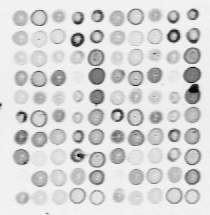
%> input picture code/cells-2_n.tif, 210 x 215 px
$ octave --eval "hw1_2a('cells-2_n.tif');"   (GNU Octave 9; MATLAB toolbox functions it lacks are replaced by stand-ins)
%> lines starting %> are read from the running program, lines starting %| are printed output that depends on the picture
### code/myhist.m
function histarray = myhist(image)
    %get dimension of the image
    [M,N] = size(image);

    % ---- create histogram -----
    histarray = zeros(1,256); %intialize hist indexes=0
    for i=1:M
        for j=1:N
            histarray(image(i,j)+1) = histarray(image(i,j)+1)+1;
        end
    end
end

### code/myhisteq.m
function eqimage=myhisteq(image)

    %check if not grayscale
    if(size(image, 3) ~= 1)
       %convert to grayscale
       image=rgb2gray(image);
    end

    %get dimension of the image
    [M,N] = size(image);

    % Caluculate the size of image
    totalpixel = M*N;
    maxintensity = 255;

    % ---- create histogram -----

   histarray = myhist(image);


[c,histsize] = size(histarray);
pk = zeros(1,histsize);

for i=1:histsize
    pk(1,i) = histarray(1,i)/totalpixel;
end

Pk = zeros(1,histsize);
Pk(1,1) = pk(1,1);
for i=2:histsize
    Pk(1,i) = pk(1,i) + Pk(1,i-1);
end


eqimage = zeros(M,N);
   for i=1:M
        for j=1:N
           eqimage(i,j) = round(Pk(1,image(i,j)+1)*maxintensity);
        end
   end
    eqimage = uint8(eqimage);
end

### code/hw1_2a.m
function hw1_2a  (imagefile)
%> called with imagefile = 'cells-2_n.tif'
   %imagefile = 'einstein.jpg';
   img =  imread(imagefile);
%> img is the input picture: size 215x210 uint8; min 9, max 246, mean 214.8

   fontSize = 10;

   %check if image is grayscale
   if(size(img, 3) ~= 1)
       grayimg=rgb2gray(img);
   else
       grayimg=img;
   end

   subplot(2, 2,   1);
    imshow(grayimg);
    title( 'Original Image', 'FontSize', fontSize);


    % ---- create histogram -----
    histarray = myhist(grayimg);
%> after the loop in myhist, `for i=1:M`: histarray = 256 values, max 4612 at index 241, min 0 at index 1, mean 176.4

    subplot(2, 2,   2);
    bar(histarray);
    title( 'Histogram', 'FontSize', fontSize);


    % ---- create equilized image -----
    eqimg= myhisteq(grayimg);
%> after the loop in myhisteq, `for i=1:histsize`: pk = 256 values, max 0.102 at index 241, min 0 at index 1, mean 0.00391
%> after the loop in myhisteq, `for i=2:histsize`: Pk = 256 values from 0 to 1
%> after the loop in myhisteq, `for i=1:M`:
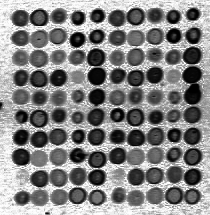
%> eqimage: size 215x210 double; min 0, max 255, mean 132.3
    subplot(2, 2,   3);
    imshow(eqimg);
    title( 'Eq Image', 'FontSize', fontSize);

    % ---- create histogram -----
    eqhistarray = myhist(eqimg);
%> eqhistarray = 256 values, max 4612 at index 215, min 0 at index 49, mean 176.4
%> `hw1_2a('cells-2_n.tif');`:
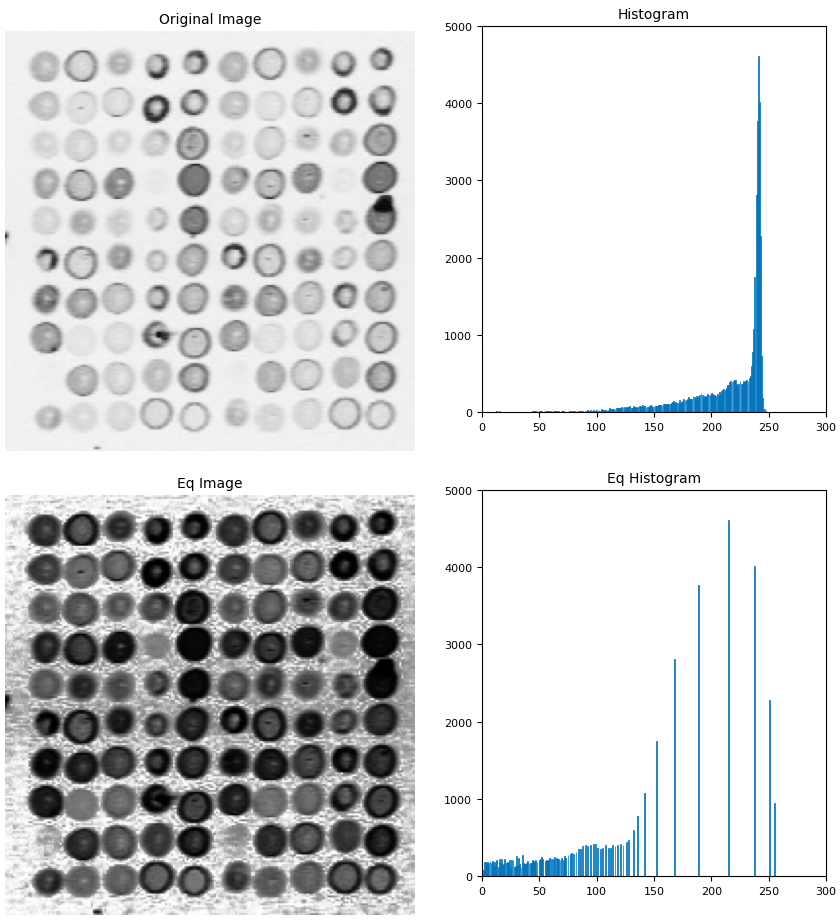
%> figure redrawn from the program's plot data, 4 panels

    subplot(2, 2,   4);
    bar(eqhistarray);
    title( 'Eq Histogram', 'FontSize', fontSize);

end

$ run again, on code/cells-3_n.tif
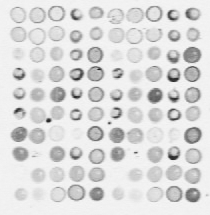
%> input picture code/cells-3_n.tif, 210 x 215 px
%> in hw1_2a, img is the input picture: size 215x210 uint8; min 33, max 247, mean 220.2
%> after the loop in myhist, `for i=1:M`: histarray = 256 values, max 6351 at index 242, min 0 at index 1, mean 176.4
%> after the loop in myhisteq, `for i=1:histsize`: pk = 256 values, max 0.141 at index 242, min 0 at index 1, mean 0.00391
%> after the loop in myhisteq, `for i=2:histsize`: Pk = 256 values from 0 to 1
%> after the loop in myhisteq, `for i=1:M`:
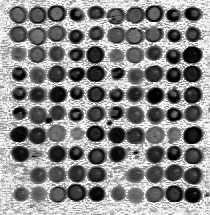
%> eqimage: size 215x210 double; min 0, max 255, mean 134.2
%> eqhistarray = 256 values, max 6351 at index 212, min 0 at index 35, mean 176.4
%> `hw1_2a('cells-2_n.tif');`:
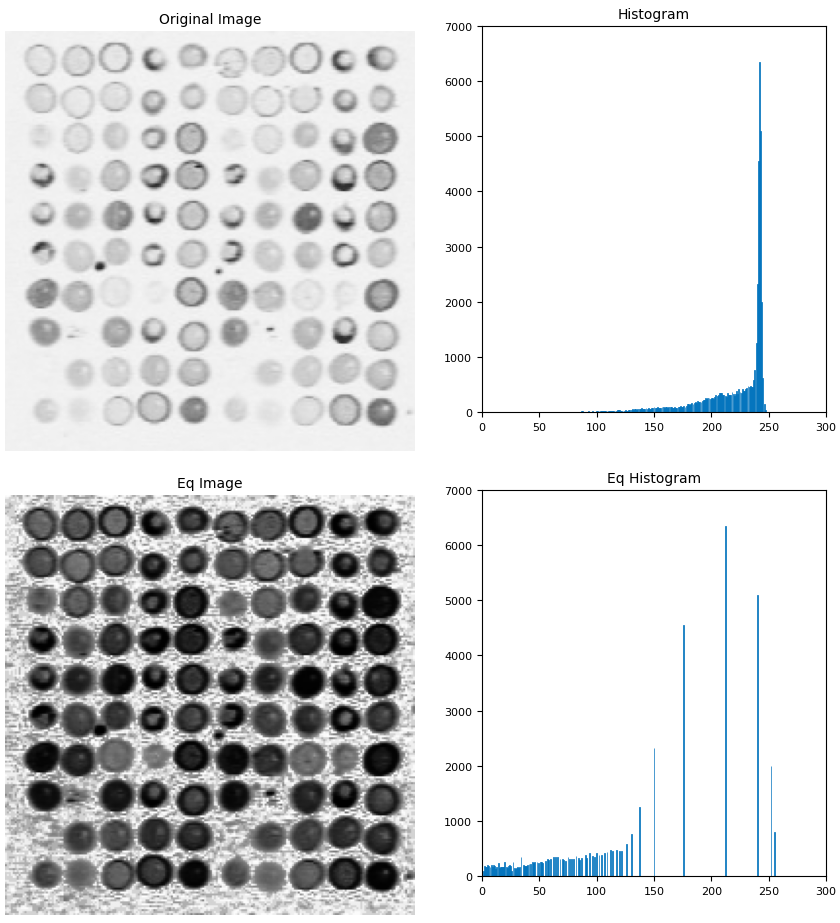
%> figure redrawn from the program's plot data, 4 panels
